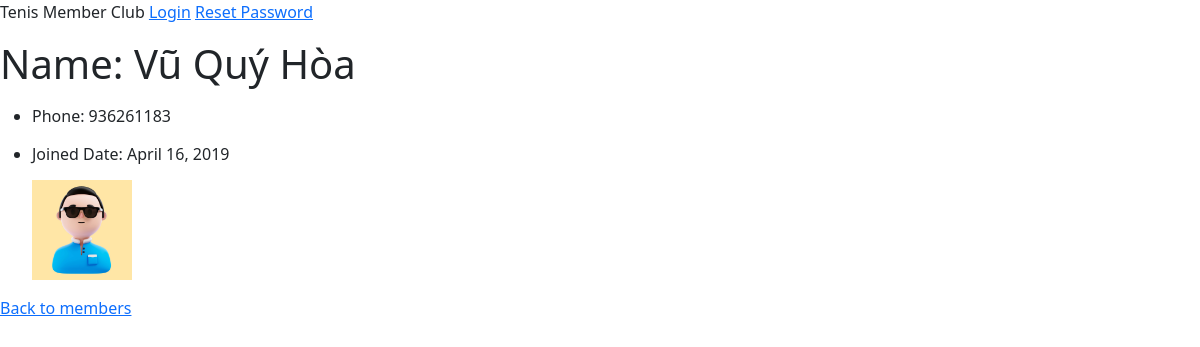
Screenshot of /members/details/0 with the database file from the repository.
### members/models.py (models this page shows, shortened)
class Member(models.Model):
    firstname = models.CharField(max_length=255)
    lastname = models.CharField(max_length=255)
    phone = models.IntegerField(null=True)
    joined_date = models.DateField(null=True)
    picture = models.ImageField(default="default.jpg")

### members/views.py (the view)
# urls.py: path('members/details/<int:id>', views.details, name='details'),
def details(request, id):
    detailmember = Member.objects.get(id=id)
    return render(request, 'detail_member.html', {'detailmember': detailmember})

### members/templates/detail_member.html (shortened to what this page needs)
{% extends "master.html" %}
{% block content %}
    <p><h1>Name: {{ detailmember.lastname }} {{ detailmember.firstname }}</h1></p>
    <ul>
        <p><li><h6>Phone: {{ detailmember.phone }}</h6></li></p>
        <p><li><h6>Joined Date: {{ detailmember.joined_date }}</h6></li></p>
        <p><img src="{{ MEDIA_URL }}{{ detailmember.picture }}" alt="connect" style="max-height:100px"></p>
    </ul>
    <p><a href="/members"> Back to members</a></p>
{% endblock %}

### rows the page displays
Member: lastname "Vũ Quý", firstname "Hòa", phone "936261183", joined_date "April 16, 2019", picture (placeholder picture)
